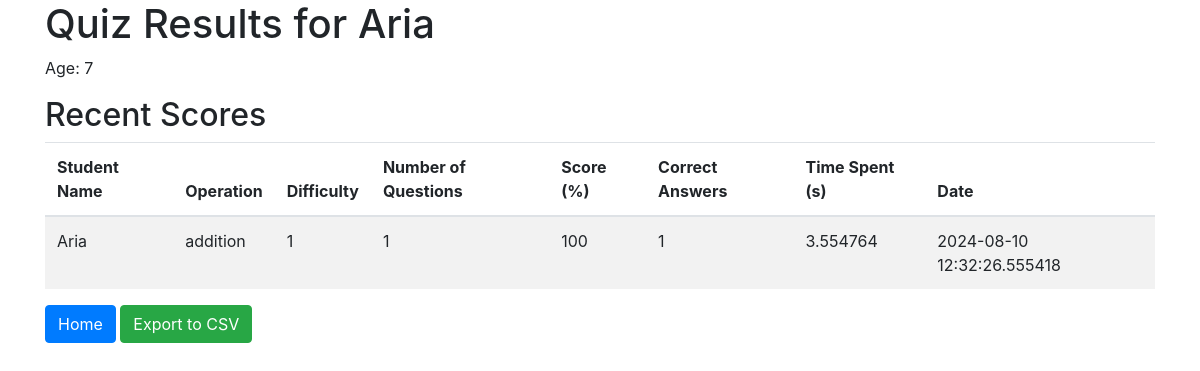
Page /results/1 on the earlier database version.
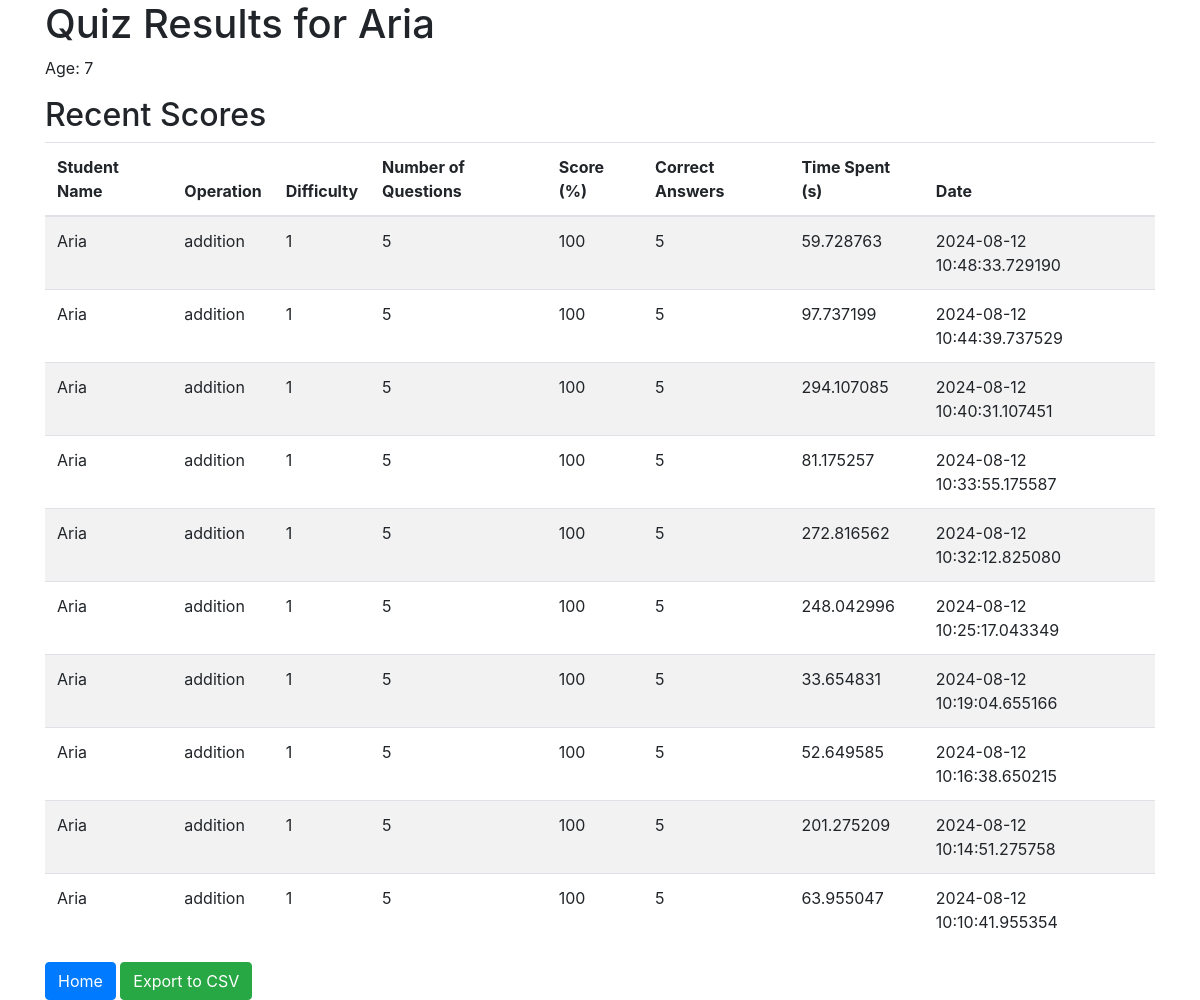
Same page on the later database version.
### tables this page shows
CREATE TABLE user (
                id INTEGER PRIMARY KEY AUTOINCREMENT,
                username TEXT NOT NULL,
                age INTEGER NOT NULL,
                grade FLOAT,
                time_spent FLOAT,
                timestamp TEXT
            );

CREATE TABLE quiz_result (
                id INTEGER PRIMARY KEY AUTOINCREMENT,
                user_id INTEGER NOT NULL,
                operation TEXT NOT NULL,
                difficulty INTEGER NOT NULL,
                num_questions INTEGER NOT NULL,
                score INTEGER,
                time_spent FLOAT,
                timestamp TEXT,
                correct_answers INTEGER,
                FOREIGN KEY (user_id) REFERENCES user(id)
            );

### app.py (the view)
@app.route('/results/<int:user_id>')
def results(user_id):
    conn = sqlite3.connect('aria_arithmetic.db')
    cursor = conn.cursor()
    cursor.execute('SELECT username, age FROM user WHERE id = ?', (user_id,))
    user = cursor.fetchone()
    cursor.execute('''
        SELECT operation, difficulty, num_questions, score, time_spent, timestamp, correct_answers
        FROM quiz_result
        WHERE user_id = ?
        ORDER BY timestamp DESC
        LIMIT 10
    ''', (user_id,))
    recent_scores = cursor.fetchall()
    conn.close()
    return render_template('results.html', user=(user[0], user[1], user_id), recent_scores=recent_scores)

### templates/results.html (shortened to what this page needs)
<!DOCTYPE html>
<html lang="en">
<head>
    <link rel="stylesheet" href="https://stackpath.bootstrapcdn.com/bootstrap/4.5.2/css/bootstrap.min.css">
</head>
<body>
    <div class="container">
        <h1>Quiz Results for {{ user[0] }}</h1>
        <p>Age: {{ user[1] }}</p>
        <h2>Recent Scores</h2>
        <table class="table table-striped">
            <thead>
                <tr>
                    <th>Student Name</th>
                    <th>Operation</th>
                    <th>Difficulty</th>
                    <th>Number of Questions</th>
                    <th>Score (%)</th>
                    <th>Correct Answers</th>
                    <th>Time Spent (s)</th>
                    <th>Date</th>
                </tr>
            </thead>
            <tbody>
                {% for score in recent_scores %}
                <tr>
                    <td>{{ user[0] }}</td>
                    <td>{{ score[0] }}</td>
                    <td>{{ score[1] }}</td>
                    <td>{{ score[2] }}</td>
                    <td>{{ score[3] }}</td>
                    <td>{{ score[6] }}</td>
                    <td>{{ score[4] }}</td>
                    <td>{{ score[5] }}</td>
                </tr>
                {% endfor %}
            </tbody>
        </table>
        <a href="{{ url_for('home') }}" class="btn btn-primary">Home</a>
        <a href="{{ url_for('export_csv', user_id=user[2]) }}" class="btn btn-success">Export to CSV</a>
    </div>
</body>
</html>

Differences in the rows shown:
no longer on this page (row unchanged): quiz_result: {{ user[0] }} "Aria", operation "addition", difficulty "1", num_questions "1", score "100", correct_answers "1", time_spent "3.554764", timestamp "2024-08-10 12:32:26.555418"
added quiz_result: {{ user[0] }} "Aria", operation "addition", difficulty "1", num_questions "5", score "100", correct_answers "5", time_spent "59.728763", timestamp "2024-08-12 10:48:33.729190"
added quiz_result: {{ user[0] }} "Aria", operation "addition", difficulty "1", num_questions "5", score "100", correct_answers "5", time_spent "97.737199", timestamp "2024-08-12 10:44:39.737529"
added quiz_result: {{ user[0] }} "Aria", operation "addition", difficulty "1", num_questions "5", score "100", correct_answers "5", time_spent "294.107085", timestamp "2024-08-12 10:40:31.107451"
added quiz_result: {{ user[0] }} "Aria", operation "addition", difficulty "1", num_questions "5", score "100", correct_answers "5", time_spent "81.175257", timestamp "2024-08-12 10:33:55.175587"
added quiz_result: {{ user[0] }} "Aria", operation "addition", difficulty "1", num_questions "5", score "100", correct_answers "5", time_spent "272.816562", timestamp "2024-08-12 10:32:12.825080"
added quiz_result: {{ user[0] }} "Aria", operation "addition", difficulty "1", num_questions "5", score "100", correct_answers "5", time_spent "248.042996", timestamp "2024-08-12 10:25:17.043349"
added quiz_result: {{ user[0] }} "Aria", operation "addition", difficulty "1", num_questions "5", score "100", correct_answers "5", time_spent "33.654831", timestamp "2024-08-12 10:19:04.655166"
added quiz_result: {{ user[0] }} "Aria", operation "addition", difficulty "1", num_questions "5", score "100", correct_answers "5", time_spent "52.649585", timestamp "2024-08-12 10:16:38.650215"
added quiz_result: {{ user[0] }} "Aria", operation "addition", difficulty "1", num_questions "5", score "100", correct_answers "5", time_spent "201.275209", timestamp "2024-08-12 10:14:51.275758"
added quiz_result: {{ user[0] }} "Aria", operation "addition", difficulty "1", num_questions "5", score "100", correct_answers "5", time_spent "63.955047", timestamp "2024-08-12 10:10:41.955354"
